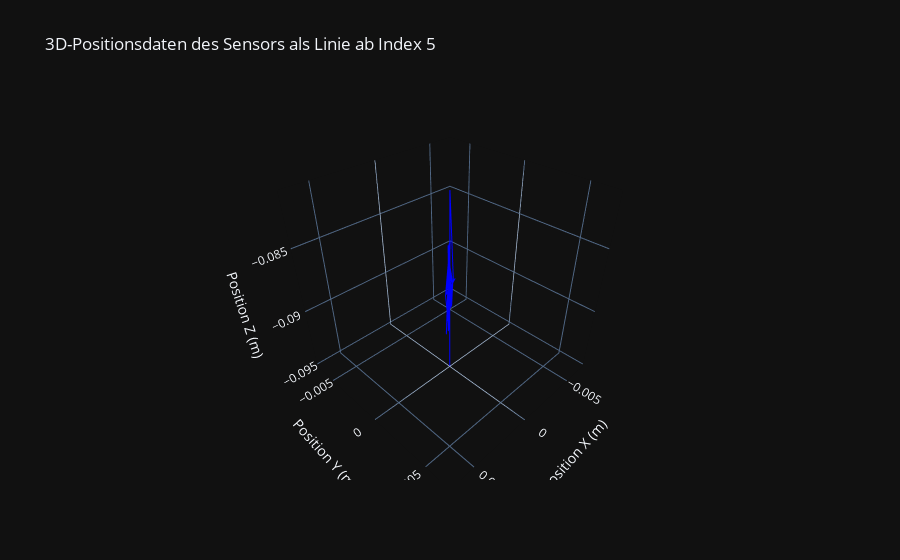

Notebook code cell kept with this figure:
### Markdown cell above
Darstellung mit Plot

### Code cell
import plotly.graph_objects as go
import pandas as pd

# Beispiel DataFrame laden (ersetze df durch deinen DataFrame)
data = df

# Beschneide die Daten ab Index 5
data_subset = data.iloc[5:]

# Erstelle eine Plotly-Figur für 3D
fig = go.Figure()

# Füge die 3D-Linie hinzu
fig.add_trace(go.Scatter3d(
    x=data_subset['Position X(m)'],
    y=data_subset['Position Y(m)'],
    z=data_subset['Position Z(m)'],
    mode='lines',
    line=dict(width=2, color='blue'),
    marker=dict(size=5, color=data_subset.index, colorscale='Viridis', showscale=True)
))

# Finde die Grenzen für die x-, y- und z-Achsen
x_range = [data_subset['Position X(m)'].min(), data_subset['Position X(m)'].max()]
y_range = [data_subset['Position Y(m)'].min(), data_subset['Position Y(m)'].max()]
z_range = [data_subset['Position Z(m)'].min(), data_subset['Position Z(m)'].max()]

# Berechne die gleiche Skalierung für alle Achsen
max_range = max(
    x_range[1] - x_range[0], 
    y_range[1] - y_range[0],
    z_range[1] - z_range[0]
)
x_center = (x_range[1] + x_range[0]) / 2
y_center = (y_range[1] + y_range[0]) / 2
z_center = (z_range[1] + z_range[0]) / 2

# Setze die gleichen Grenzen für die x-, y- und z-Achsen
fig.update_layout(
    title='3D-Positionsdaten des Sensors als Linie ab Index 5',
    scene=dict(
        xaxis_title='Position X (m)',
        yaxis_title='Position Y (m)',
        zaxis_title='Position Z (m)',
        xaxis=dict(range=[x_center - max_range/2, x_center + max_range/2]),
        yaxis=dict(range=[y_center - max_range/2, y_center + max_range/2]),
        zaxis=dict(range=[z_center - max_range/2, z_center + max_range/2])
    ),
    template='plotly_dark'  # Optional: Setzt ein dunkles Layout
)

# Zeige die Figur an
fig.show()
# Speichere die Figur als HTML-Datei
fig.write_html('3d_plot.html')

### Figure 1 — Plotly figure (JSON) as saved in the notebook; plotly's stock layout.template omitted (floating-point values rounded to 4 significant figures; data arrays with more than 128 entries replaced by an {"elided": "..."} marker saying what was removed)
{"data": [{"line": {"color": "blue", "width": 2}, "marker": {"color": {"elided": "210 int values"}, "colorscale": [[0, "#440154"], [0.1111, "#482878"], [0.2222, "#3e4989"], [0.3333, "#31688e"], [0.4444, "#26828e"], [0.5556, "#1f9e89"], [0.6667, "#35b779"], [0.7778, "#6ece58"], [0.8889, "#b5de2b"], [1, "#fde725"]], "showscale": true, "size": 5}, "mode": "lines", "type": "scatter3d", "x": {"elided": "210 float values"}, "y": {"elided": "210 float values"}, "z": {"elided": "210 float values"}}], "layout": {"scene": {"xaxis": {"range": [-0.007094, 0.007062], "title": {"text": "Position X (m)"}}, "yaxis": {"range": [-0.007065, 0.007091], "title": {"text": "Position Y (m)"}}, "zaxis": {"range": [-0.09525, -0.08109], "title": {"text": "Position Z (m)"}}}, "title": {"text": "3D-Positionsdaten des Sensors als Linie ab Index 5"}}}
